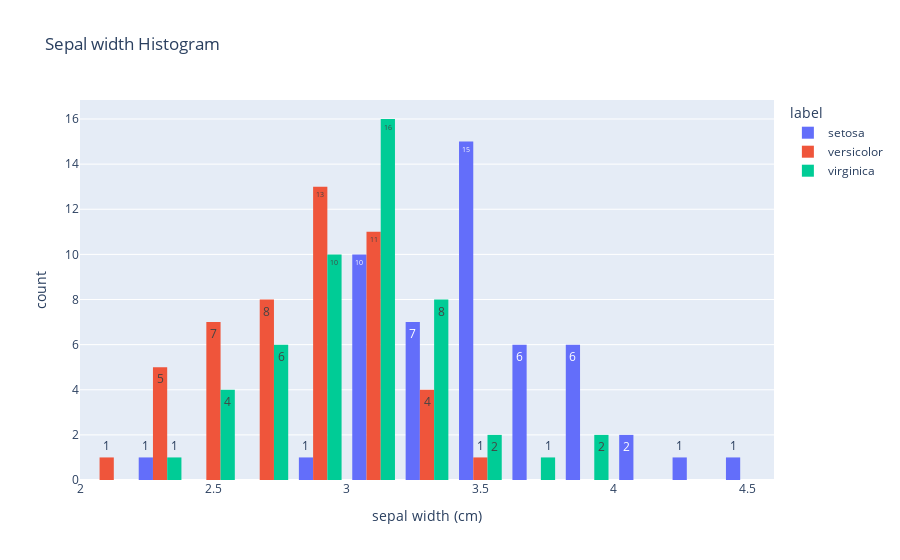

The cell this chart's notebook holds for it:
### Markdown cell above
#### Visualize Sepal Width

### Code cell
sepal_width_hist = px.histogram(
    df, x="sepal width (cm)",
    text_auto = True,
    color = "label",
    barmode = "group",
    title = "Sepal width Histogram"
)
sepal_width_hist.show()

### Figure 1 — Plotly figure (JSON) as saved in the notebook; plotly's stock layout.template omitted (floating-point values rounded to 4 significant figures)
{"data": [{"alignmentgroup": "True", "bingroup": "x", "hovertemplate": "label=setosa<br>sepal width (cm)=%{x}<br>count=%{y}<extra></extra>", "legendgroup": "setosa", "marker": {"color": "#636efa", "pattern": {"shape": ""}}, "name": "setosa", "offsetgroup": "setosa", "orientation": "v", "showlegend": true, "texttemplate": "%{value}", "type": "histogram", "x": [3.5, 3, 3.2, 3.1, 3.6, 3.9, 3.4, 3.4, 2.9, 3.1, 3.7, 3.4, 3, 3, 4, 4.4, 3.9, 3.5, 3.8, 3.8, 3.4, 3.7, 3.6, 3.3, 3.4, 3, 3.4, 3.5, 3.4, 3.2, 3.1, 3.4, 4.1, 4.2, 3.1, 3.2, 3.5, 3.6, 3, 3.4, 3.5, 2.3, 3.2, 3.5, 3.8, 3, 3.8, 3.2, 3.7, 3.3], "xaxis": "x", "yaxis": "y"}, {"alignmentgroup": "True", "bingroup": "x", "hovertemplate": "label=versicolor<br>sepal width (cm)=%{x}<br>count=%{y}<extra></extra>", "legendgroup": "versicolor", "marker": {"color": "#EF553B", "pattern": {"shape": ""}}, "name": "versicolor", "offsetgroup": "versicolor", "orientation": "v", "showlegend": true, "texttemplate": "%{value}", "type": "histogram", "x": [3.2, 3.2, 3.1, 2.3, 2.8, 2.8, 3.3, 2.4, 2.9, 2.7, 2, 3, 2.2, 2.9, 2.9, 3.1, 3, 2.7, 2.2, 2.5, 3.2, 2.8, 2.5, 2.8, 2.9, 3, 2.8, 3, 2.9, 2.6, 2.4, 2.4, 2.7, 2.7, 3, 3.4, 3.1, 2.3, 3, 2.5, 2.6, 3, 2.6, 2.3, 2.7, 3, 2.9, 2.9, 2.5, 2.8], "xaxis": "x", "yaxis": "y"}, {"alignmentgroup": "True", "bingroup": "x", "hovertemplate": "label=virginica<br>sepal width (cm)=%{x}<br>count=%{y}<extra></extra>", "legendgroup": "virginica", "marker": {"color": "#00cc96", "pattern": {"shape": ""}}, "name": "virginica", "offsetgroup": "virginica", "orientation": "v", "showlegend": true, "texttemplate": "%{value}", "type": "histogram", "x": [3.3, 2.7, 3, 2.9, 3, 3, 2.5, 2.9, 2.5, 3.6, 3.2, 2.7, 3, 2.5, 2.8, 3.2, 3, 3.8, 2.6, 2.2, 3.2, 2.8, 2.8, 2.7, 3.3, 3.2, 2.8, 3, 2.8, 3, 2.8, 3.8, 2.8, 2.8, 2.6, 3, 3.4, 3.1, 3, 3.1, 3.1, 3.1, 2.7, 3.2, 3.3, 3, 2.5, 3, 3.4, 3], "xaxis": "x", "yaxis": "y"}], "layout": {"barmode": "group", "legend": {"title": {"text": "label"}, "tracegroupgap": 0}, "title": {"text": "Sepal width Histogram"}, "xaxis": {"anchor": "y", "domain": [0, 1], "title": {"text": "sepal width (cm)"}}, "yaxis": {"anchor": "x", "domain": [0, 1], "title": {"text": "count"}}}}
